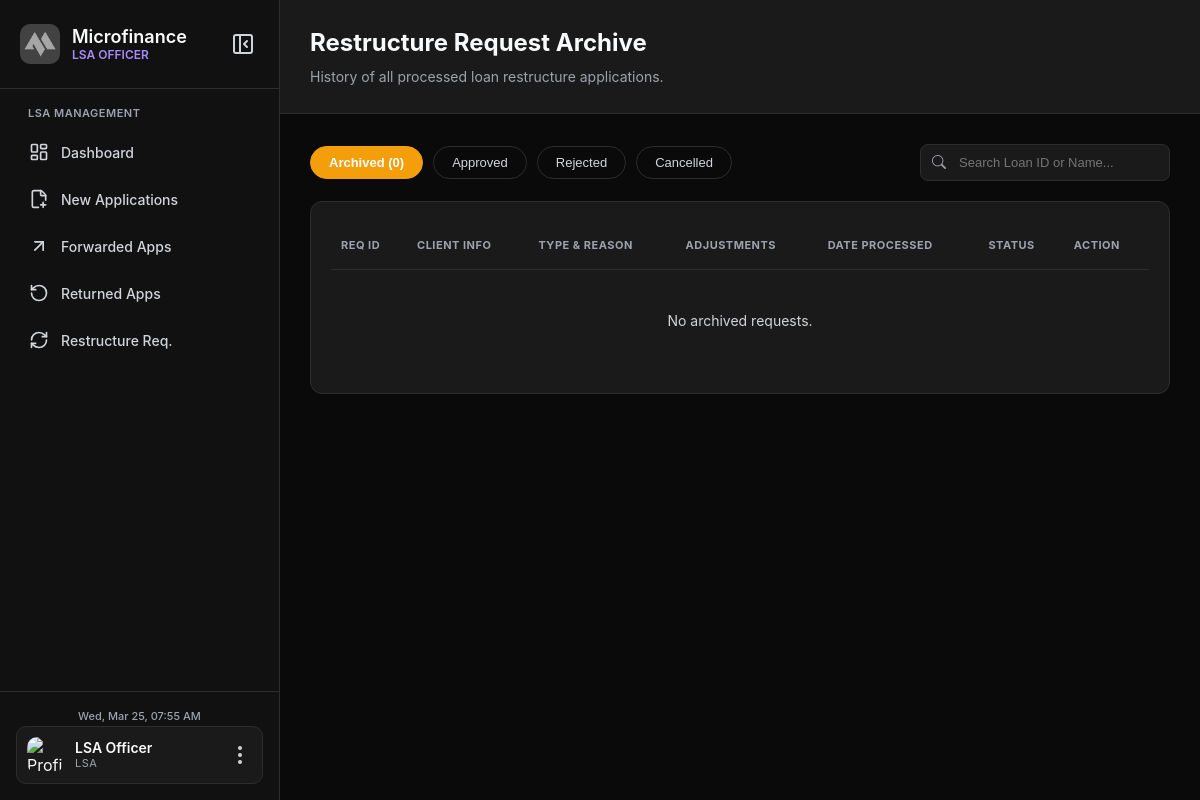
Page /LSA/restructure_archive.php on the earlier database version.
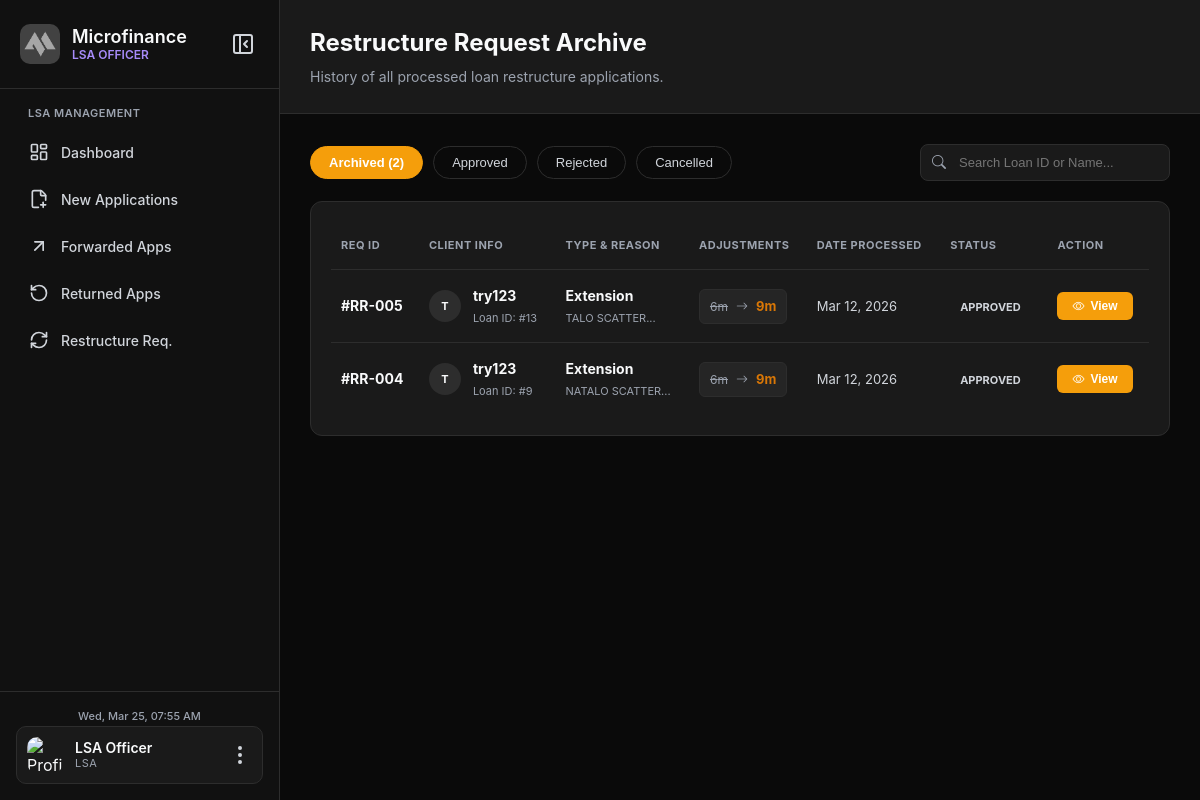
Same page on the later database version.
### tables this page shows
CREATE TABLE `loan_restructure_requests` (
  `id` int(11) NOT NULL,
  `loan_id` int(11) NOT NULL,
  `user_id` int(11) NOT NULL,
  `restructure_type` enum('Extension','Holiday','Shorten') NOT NULL,
  `outstanding_snapshot` decimal(10,2) NOT NULL,
  `current_term_months` int(11) NOT NULL,
  `requested_term_months` int(11) NOT NULL,
  `current_monthly_due` decimal(10,2) NOT NULL,
  `estimated_monthly_due` decimal(10,2) NOT NULL,
  `interest_rate_snapshot` decimal(5,2) NOT NULL,
  `interest_method_snapshot` enum('FLAT','DIMINISHING') NOT NULL,
  `reason` text NOT NULL,
  `proof_doc_path` varchar(255) DEFAULT NULL,
  `status` enum('PENDING','VERIFIED','APPROVED','REJECTED','CANCELLED') NOT NULL DEFAULT 'PENDING',
  `verified_by` int(11) DEFAULT NULL,
  `verified_at` datetime DEFAULT NULL,
  `verifier_notes` text DEFAULT NULL,
  `reviewed_by` int(11) DEFAULT NULL,
  `review_notes` text DEFAULT NULL,
  `reviewed_at` datetime DEFAULT NULL,
  `created_at` datetime NOT NULL DEFAULT current_timestamp(),
  `updated_at` datetime NOT NULL DEFAULT current_timestamp() ON UPDATE current_timestamp()
);

CREATE TABLE `users` (
  `id` int(11) NOT NULL,
  `fullname` varchar(100) DEFAULT NULL,
  `profile_pic` varchar(255) DEFAULT NULL,
  `phone` varchar(20) DEFAULT NULL,
  `email` varchar(100) DEFAULT NULL,
  `password` varchar(255) DEFAULT NULL,
  `created_at` timestamp NOT NULL DEFAULT current_timestamp()
);

### LSA/restructure_archive.php (the view, shortened to what the changed rows need)
<?php
require_once __DIR__ . "/includes/db_connect.php";
$archive_query = "
    SELECT r.*, u.fullname
    FROM loan_restructure_requests r
    LEFT JOIN users u ON r.user_id = u.id
    WHERE r.status IN ('APPROVED', 'REJECTED', 'CANCELLED')
    ORDER BY r.updated_at DESC
";
$stmt = $pdo->query($archive_query);
$archived_requests = $stmt->fetchAll();
$total_archived = count($archived_requests);
?>
<!DOCTYPE html>
<html lang="en">
<head>
    <link rel="stylesheet" href="https://cdn.jsdelivr.net/npm/bootstrap-icons@1.11.1/font/bootstrap-icons.css">
    <link rel="stylesheet" href="assets/css/Restructure.css?v=<?php echo time(); ?>">
    <link rel="stylesheet" href="assets/css/base-style.css">
</head>
<body>
    <?php include 'includes/sidebar.php'; ?>
    <div class="main-content">
        <div class="page-header">
            <h1>Restructure Request Archive</h1>
        </div>
        <div class="filter-bar">
            <div class="filter-group">
                <button class="btn-filter active" onclick="filterByStatus('all', this)">Archived (<?php echo $total_archived; ?>)</button>
                <button class="btn-filter" onclick="filterByStatus('approved', this)">Approved</button>
                <button class="btn-filter" onclick="filterByStatus('rejected', this)">Rejected</button>
                <button class="btn-filter" onclick="filterByStatus('cancelled', this)">Cancelled</button>
            </div>
        </div>
        <div class="content-card">
            <table id="dataTable">
                <thead>
                    <tr>
                        <th>Req ID</th>
                        <th>Client Info</th>
                        <th>Type & Reason</th>
                        <th>Adjustments</th>
                        <th>Date Processed</th>
                        <th>Status</th>
                        <th>Action</th>
                    </tr>
                </thead>
                <tbody>
                    <?php if ($total_archived > 0): ?>
                        <?php foreach ($archived_requests as $row): ?>
                            <?php
                                $badge_class = "bg-gray";
                                if ($row['status'] == 'APPROVED') { $badge_class = "bg-green"; }
                                $words = explode(" ", trim($row['fullname'] ?? 'Unknown'));
                                $initials = strtoupper(substr($words[0] ?? '', 0, 1) . (isset($words[1]) ? substr($words[1], 0, 1) : ''));
                                $safe_reason = htmlspecialchars($row['reason'], ENT_QUOTES);
                                $safe_client = htmlspecialchars($row['fullname'] ?? 'Unknown Client', ENT_QUOTES);
                            ?>
                            <tr class="data-row">
                                <td><strong style="color: var(--text-primary);">#RR-<?php echo str_pad($row['id'], 3, '0', STR_PAD_LEFT); ?></strong></td>
                                <td>
                                    <div class="client-info">
                                        <div class="mini-avatar"><?php echo htmlspecialchars($initials); ?></div>
                                        <div>
                                            <div class="client-name" style="font-weight: 700; color: var(--text-primary); margin-bottom: 2px;">
                                                <?php echo $safe_client; ?>
                                            </div>
                                            <div style="font-size: 11px; color: var(--text-tertiary);">Loan ID: #<?php echo $row['loan_id']; ?></div>
                                        </div>
                                    </div>
                                </td>
                                <td>
                                    <div style="font-weight: 700; color: var(--text-primary); margin-bottom: 2px;"><?php echo htmlspecialchars($row['restructure_type']); ?></div>
                                    <div style="font-size: 11px; color: var(--text-tertiary);"><?php echo substr($safe_reason, 0, 25) . '...'; ?></div>
                                </td>
                                <td>
                                    <div style="display: flex; flex-direction: column; gap: 6px;">
                                        <div class="comparison-box">
                                            <span class="val-old"><?php echo $row['current_term_months']; ?>m</span>
                                            <i class="bi bi-arrow-right arrow-icon"></i>
                                            <span class="val-new"><?php echo $row['requested_term_months']; ?>m</span>
                                        </div>
                                    </div>
                                </td>
                                <td><div style="color: var(--text-secondary); font-size: 13px;"><?php echo date('M d, Y', strtotime($row['updated_at'])); ?></div></td>
                                <td><span class="badge <?php echo $badge_class; ?>"><?php echo htmlspecialchars($row['status']); ?></span></td>
                                <td>
                                    <button type="button" class="btn-assess"
                                        onclick="openMyModal(
                                            '#RR-<?php echo str_pad($row['id'], 3, '0', STR_PAD_LEFT); ?>',
                                            '<?php echo $safe_client; ?>',
                                            'LN-<?php echo str_pad($row['loan_id'], 4, '0', STR_PAD_LEFT); ?>',
                                            '<?php echo htmlspecialchars($row['restructure_type']); ?>',
                                            '<?php echo $safe_reason; ?>',
                                            '<?php echo $row['status']; ?>',
                                            '<?php echo date('M d, Y', strtotime($row['updated_at'])); ?>',
                                            '<?php echo $row['current_term_months']; ?>m',
                                            '<?php echo $row['requested_term_months']; ?>m',
                                            '₱<?php echo number_format($row['current_monthly_due'], 2); ?>',
                                            '₱<?php echo number_format($row['estimated_monthly_due'], 2); ?>'
                                        )">
                                        <i class="bi bi-eye"></i> View
                                    </button>
                                </td>
                            </tr>
                        <?php endforeach; ?>
                    <?php else: ?>
                        <tr><td colspan="7" style="text-align: center; padding: 40px;">No archived requests.</td></tr>
                    <?php endif; ?>
                </tbody>
            </table>
        </div>
    </div>
</body>
</html>

Differences in the rows shown:
added loan_restructure_requests: id "005", user.fullname "T", user.fullname "try123", loan "13", restructure_type "Extension", reason "TALO SCATTER", current_term_months "6", requested_term_months "9", updated_at "Mar 12, 2026", status "APPROVED"
added loan_restructure_requests: id "004", user.fullname "T", user.fullname "try123", loan "9", restructure_type "Extension", reason "NATALO SCATTER", current_term_months "6", requested_term_months "9", updated_at "Mar 12, 2026", status "APPROVED"
Other differences:
$total_archived: "0" → "2"
text no longer shown: "No archived requests."
